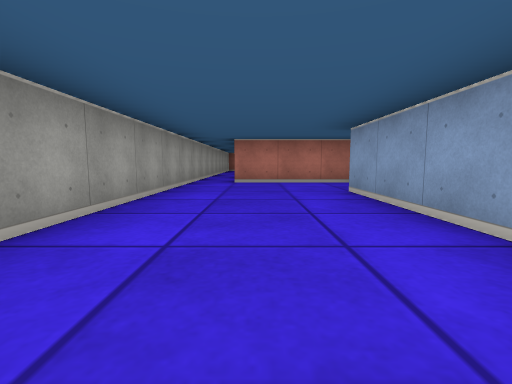
view 1 (above)

17 first-person views from a walk through a cub3D maze. The camera is about half as high as the walls, tilts 6° down and sees 85° across. The floor is counted in squares. Each view is taken from the middle of a square. On the plan, view 1 faces up. The plan holds only what a view shows up to about 9 squares ahead; the rest is blank.

view 2
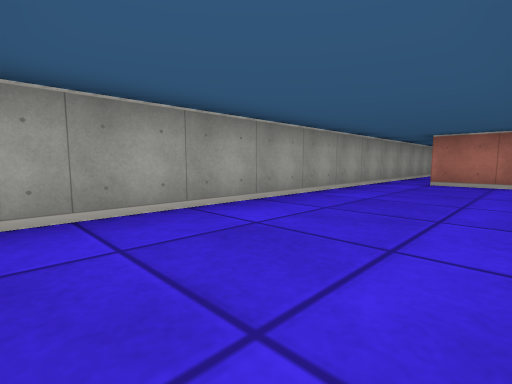

view 3
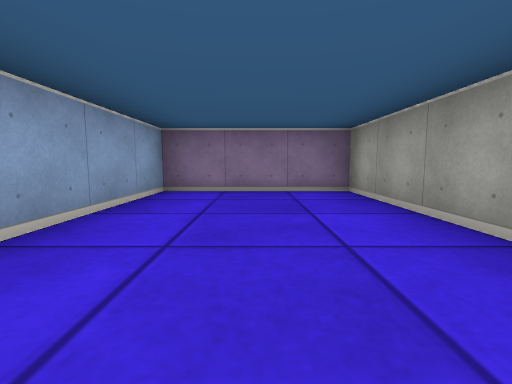

view 4
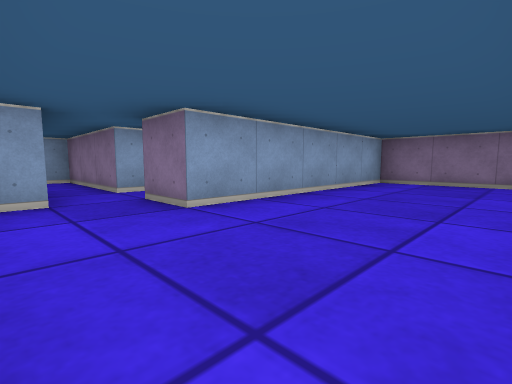

view 5
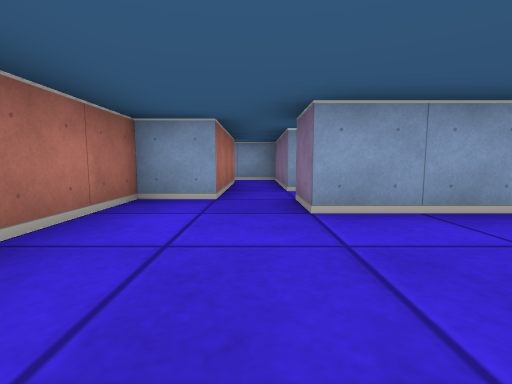

view 6
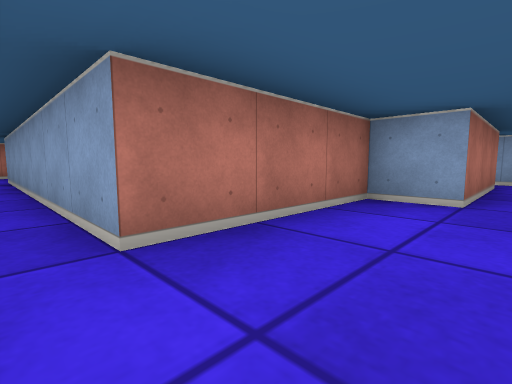

view 7
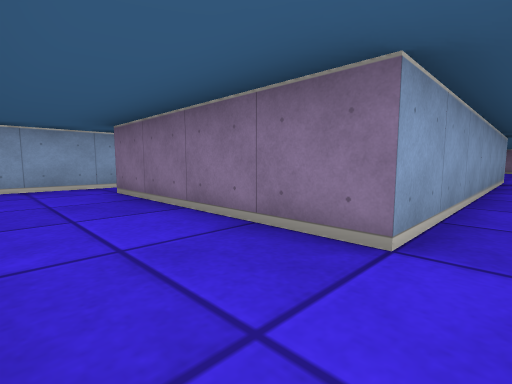

view 8
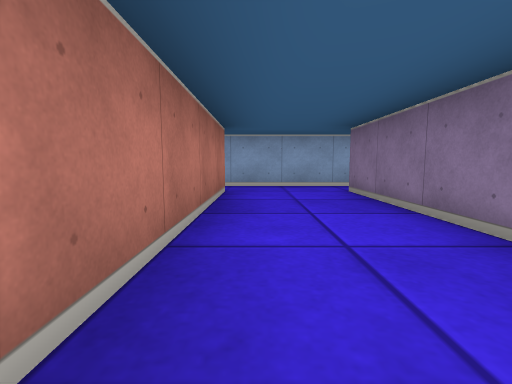

view 9
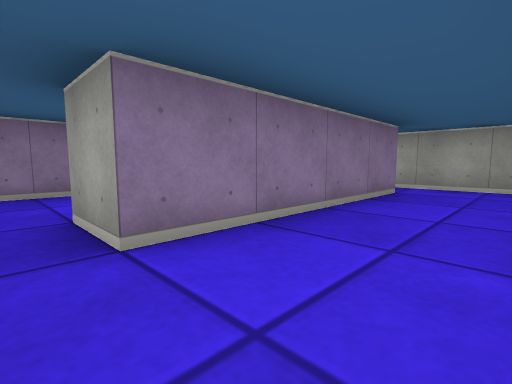

view 10
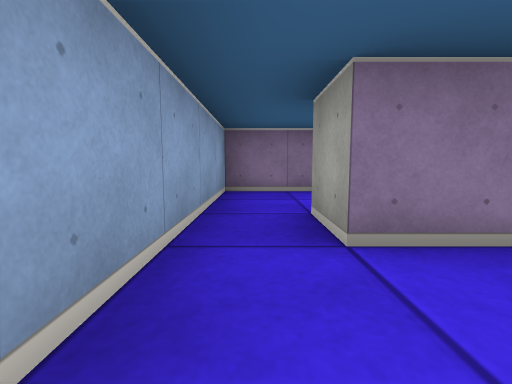

view 11
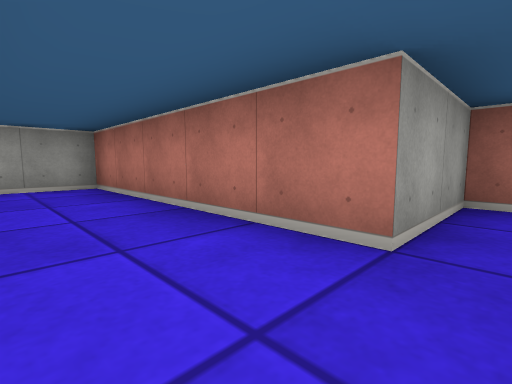

view 12
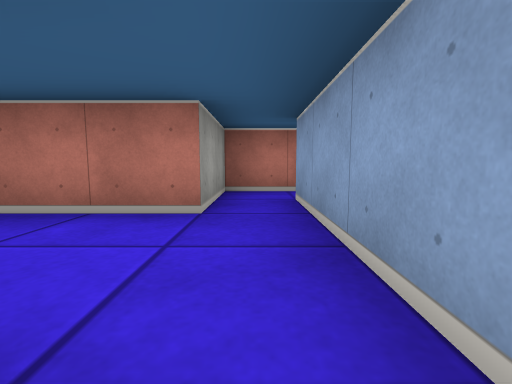

view 13
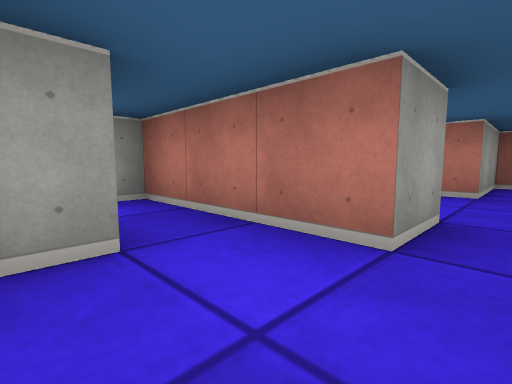

view 14
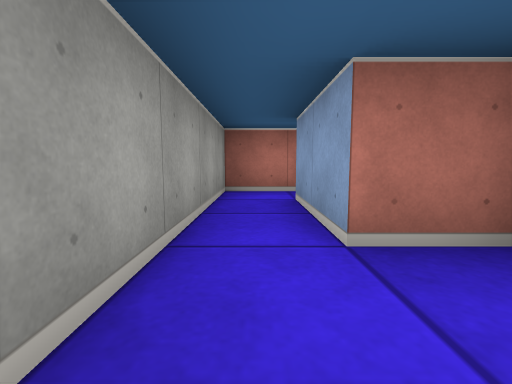

view 15
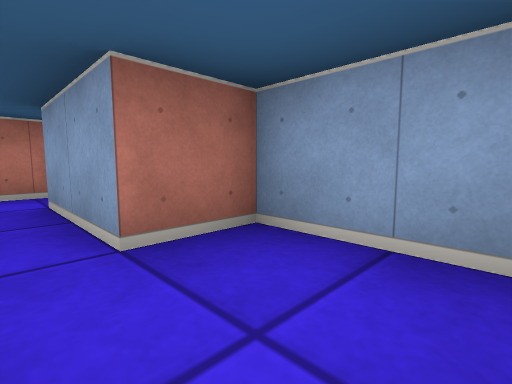

view 16
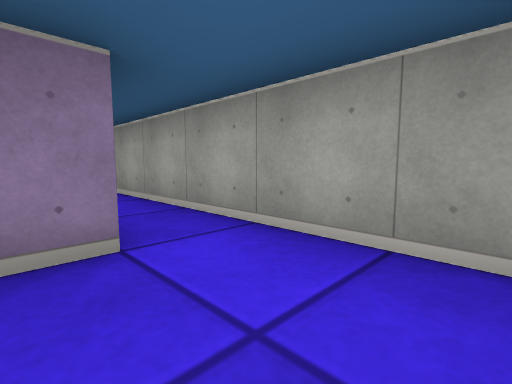

view 17
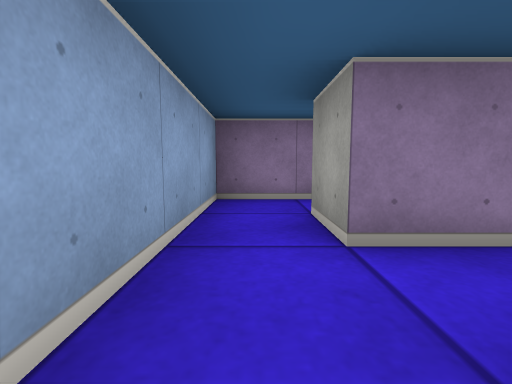

### Floor plan
Ten units are one square. View 1 is at (0, 0); x grows to the right and y downward. Boxes are objects, and circles mark ways between rooms. Rooms are numbered by the first view taken in them; rooms with no view inside come last. Other rooms are left out.
<svg viewBox="-20 -180 90 190">
<path fill="none" stroke="#000" d="M25 -55 25 -65 -5 -65M-15 -65 -15 5 15 5 15 -45M35 -155 -15 -155 -15 -65M45 -125 45 -155M-5 -65 -5 -135 35 -135 35 -125M25 -116 25 -110M35 -125 5 -125 5 -95M30 -105 45 -105 45 -125M15 -95 15 -115M5 -95 5 -85M25 -80 25 -95 15 -95M45 -65 55 -65 55 -55M65 -55 65 -75M55 -55 35 -55M35 -45 65 -45 65 -55M48 -175 35 -175 35 -155M45 -155 45 -165"/>
<circle cx="-10" cy="-70" r="3" fill="#2a7"/>
<circle cx="40" cy="-130" r="3" fill="#2a7"/>
<circle cx="40" cy="-160" r="3" fill="#2a7"/>
<circle cx="10" cy="-100" r="3" fill="#2a7"/>
<circle cx="60" cy="-60" r="3" fill="#2a7"/>
<text x="0" y="-30">1</text>
<text x="10" y="-140">2</text>
<text x="20" y="-120">3</text>
<text x="10" y="-90">4</text>
<text x="60" y="-100">5</text>
<text x="50" y="-50">6</text>
<text x="40" y="-170">7</text>
</svg>
Room 1 opens to room 2. Room 2 opens to room 3. Room 2 opens to room 7. Room 3 opens to room 4. Room 5 opens to room 6.

Where each view was taken, in squares from view 1:
view 1: 0 up, 0 right, facing up
view 2: 0 up, 1 right, facing up-left
view 3: 4 up, 0 right, facing down
view 4: 6 up, 1 left, facing down-right
view 5: 5 up, 1 left, facing right
view 6: 5 up, 1 left, facing up-right
view 7: 15 up, 1 left, facing down-right
view 8: 15 up, 1 left, facing right
view 9: 15 up, 4 right, facing down-left
view 10: 15 up, 4 right, facing down
view 11: 14 up, 4 right, facing up-left
view 12: 13 up, 4 right, facing up
view 13: 11 up, 4 right, facing up-left
view 14: 8 up, 1 right, facing up
view 15: 8 up, 1 right, facing up-right
view 16: 15 up, 0 right, facing down-left
view 17: 8 up, 6 right, facing down
